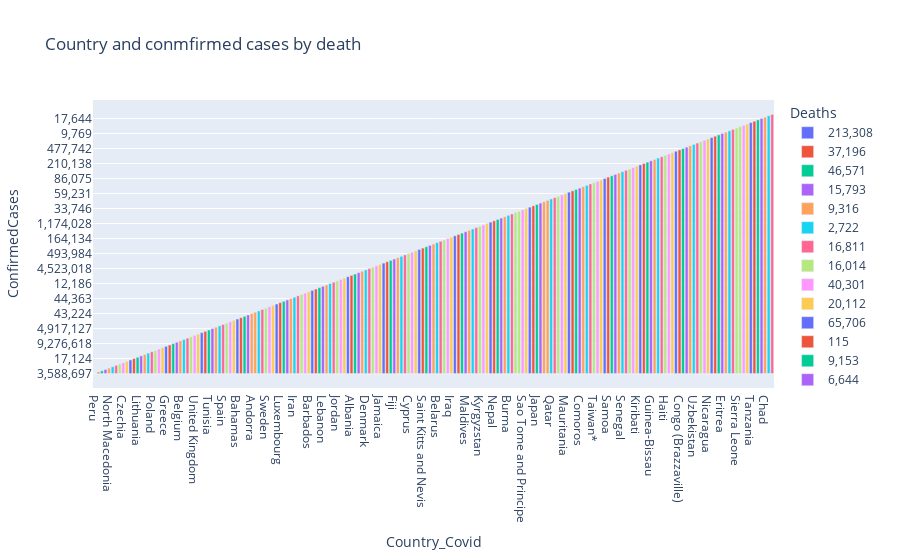

Notebook source saved alongside this figure:
### Code cell
fig = px.bar(Covid, x="Country_Covid", y="ConfirmedCases", color="Deaths", title="Country and conmfirmed cases by death")
(figsize:=(12,6))
fig.show()
